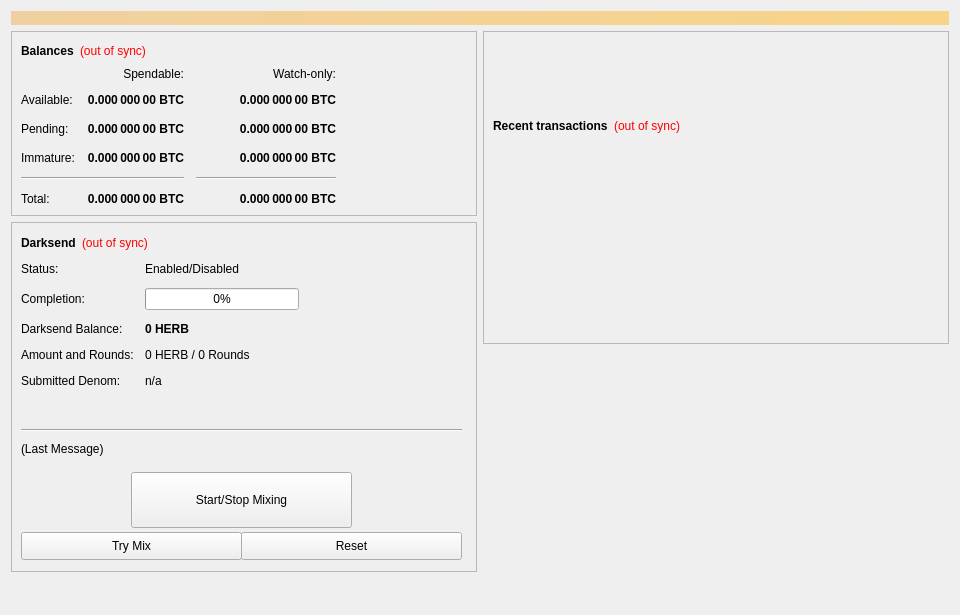
<?xml version="1.0" encoding="UTF-8"?>
<ui version="4.0">
 <class>OverviewPage</class>
 <widget class="QWidget" name="OverviewPage">
  <property name="geometry">
   <rect>
    <x>0</x>
    <y>0</y>
    <width>960</width>
    <height>615</height>
   </rect>
  </property>
  <property name="minimumSize">
   <size>
    <width>960</width>
    <height>0</height>
   </size>
  </property>
  <property name="windowTitle">
   <string>Form</string>
  </property>
  <layout class="QVBoxLayout" name="topLayout">
   <item>
    <widget class="QLabel" name="labelAlerts">
     <property name="visible">
      <bool>false</bool>
     </property>
     <property name="styleSheet">
      <string notr="true">background-color: qlineargradient(x1: 0, y1: 0, x2: 1, y2: 0, stop:0 #F0D0A0, stop:1 #F8D488); color:#000000;</string>
     </property>
     <property name="wordWrap">
      <bool>true</bool>
     </property>
     <property name="margin">
      <number>3</number>
     </property>
    </widget>
   </item>
   <item>
    <layout class="QHBoxLayout" name="horizontalLayout" stretch="1,1">
     <item>
      <layout class="QVBoxLayout" name="verticalLayout_2">
       <item>
        <widget class="QFrame" name="frame">
         <property name="frameShape">
          <enum>QFrame::StyledPanel</enum>
         </property>
         <property name="frameShadow">
          <enum>QFrame::Raised</enum>
         </property>
         <layout class="QVBoxLayout" name="verticalLayout_4">
          <item>
           <layout class="QHBoxLayout" name="horizontalLayout_4">
            <item>
             <widget class="QLabel" name="label_5">
              <property name="font">
               <font>
                <weight>75</weight>
                <bold>true</bold>
               </font>
              </property>
              <property name="text">
               <string>Balances</string>
              </property>
             </widget>
            </item>
            <item>
             <widget class="QLabel" name="labelWalletStatus">
              <property name="cursor">
               <cursorShape>WhatsThisCursor</cursorShape>
              </property>
              <property name="toolTip">
               <string>The displayed information may be out of date. Your wallet automatically synchronizes with the HERB network after a connection is established, but this process has not completed yet.</string>
              </property>
              <property name="styleSheet">
               <string notr="true">QLabel { color: red; }</string>
              </property>
              <property name="text">
               <string notr="true">(out of sync)</string>
              </property>
              <property name="alignment">
               <set>Qt::AlignLeading|Qt::AlignLeft|Qt::AlignVCenter</set>
              </property>
             </widget>
            </item>
            <item>
             <spacer name="horizontalSpacer_3">
              <property name="orientation">
               <enum>Qt::Horizontal</enum>
              </property>
              <property name="sizeHint" stdset="0">
               <size>
                <width>40</width>
                <height>20</height>
               </size>
              </property>
             </spacer>
            </item>
           </layout>
          </item>
          <item>
           <layout class="QGridLayout" name="gridLayout">
            <property name="spacing">
             <number>12</number>
            </property>
            <item row="2" column="2">
             <widget class="QLabel" name="labelWatchPending">
              <property name="font">
               <font>
                <weight>75</weight>
                <bold>true</bold>
               </font>
              </property>
              <property name="cursor">
               <cursorShape>IBeamCursor</cursorShape>
              </property>
              <property name="toolTip">
               <string>Unconfirmed transactions to watch-only addresses</string>
              </property>
              <property name="text">
               <string notr="true">0.000 000 00 BTC</string>
              </property>
              <property name="alignment">
               <set>Qt::AlignRight|Qt::AlignTrailing|Qt::AlignVCenter</set>
              </property>
              <property name="textInteractionFlags">
               <set>Qt::LinksAccessibleByMouse|Qt::TextSelectableByKeyboard|Qt::TextSelectableByMouse</set>
              </property>
             </widget>
            </item>
            <item row="2" column="1">
             <widget class="QLabel" name="labelUnconfirmed">
              <property name="font">
               <font>
                <weight>75</weight>
                <bold>true</bold>
               </font>
              </property>
              <property name="cursor">
               <cursorShape>IBeamCursor</cursorShape>
              </property>
              <property name="toolTip">
               <string>Total of transactions that have yet to be confirmed, and do not yet count toward the spendable balance</string>
              </property>
              <property name="text">
               <string notr="true">0.000 000 00 BTC</string>
              </property>
              <property name="alignment">
               <set>Qt::AlignRight|Qt::AlignTrailing|Qt::AlignVCenter</set>
              </property>
              <property name="textInteractionFlags">
               <set>Qt::LinksAccessibleByMouse|Qt::TextSelectableByKeyboard|Qt::TextSelectableByMouse</set>
              </property>
             </widget>
            </item>
            <item row="3" column="2">
             <widget class="QLabel" name="labelWatchImmature">
              <property name="font">
               <font>
                <weight>75</weight>
                <bold>true</bold>
               </font>
              </property>
              <property name="cursor">
               <cursorShape>IBeamCursor</cursorShape>
              </property>
              <property name="toolTip">
               <string>Staked or masternode rewards in watch-only addresses that has not yet matured</string>
              </property>
              <property name="text">
               <string notr="true">0.000 000 00 BTC</string>
              </property>
              <property name="alignment">
               <set>Qt::AlignRight|Qt::AlignTrailing|Qt::AlignVCenter</set>
              </property>
              <property name="textInteractionFlags">
               <set>Qt::LinksAccessibleByMouse|Qt::TextSelectableByKeyboard|Qt::TextSelectableByMouse</set>
              </property>
             </widget>
            </item>
            <item row="4" column="0" colspan="2">
             <widget class="Line" name="lineSpendableBalance">
              <property name="orientation">
               <enum>Qt::Horizontal</enum>
              </property>
             </widget>
            </item>
            <item row="4" column="2">
             <widget class="Line" name="lineWatchBalance">
              <property name="sizePolicy">
               <sizepolicy hsizetype="Preferred" vsizetype="Fixed">
                <horstretch>0</horstretch>
                <verstretch>0</verstretch>
               </sizepolicy>
              </property>
              <property name="minimumSize">
               <size>
                <width>140</width>
                <height>0</height>
               </size>
              </property>
              <property name="orientation">
               <enum>Qt::Horizontal</enum>
              </property>
             </widget>
            </item>
            <item row="5" column="0">
             <widget class="QLabel" name="labelTotalText">
              <property name="text">
               <string>Total:</string>
              </property>
             </widget>
            </item>
            <item row="3" column="1">
             <widget class="QLabel" name="labelImmature">
              <property name="font">
               <font>
                <weight>75</weight>
                <bold>true</bold>
               </font>
              </property>
              <property name="cursor">
               <cursorShape>IBeamCursor</cursorShape>
              </property>
              <property name="toolTip">
               <string>Staked or masternode rewards that has not yet matured</string>
              </property>
              <property name="text">
               <string notr="true">0.000 000 00 BTC</string>
              </property>
              <property name="alignment">
               <set>Qt::AlignRight|Qt::AlignTrailing|Qt::AlignVCenter</set>
              </property>
              <property name="textInteractionFlags">
               <set>Qt::LinksAccessibleByMouse|Qt::TextSelectableByKeyboard|Qt::TextSelectableByMouse</set>
              </property>
             </widget>
            </item>
            <item row="2" column="3">
             <spacer name="horizontalSpacer_2">
              <property name="orientation">
               <enum>Qt::Horizontal</enum>
              </property>
              <property name="sizeHint" stdset="0">
               <size>
                <width>40</width>
                <height>20</height>
               </size>
              </property>
             </spacer>
            </item>
            <item row="3" column="0">
             <widget class="QLabel" name="labelImmatureText">
              <property name="text">
               <string>Immature:</string>
              </property>
             </widget>
            </item>
            <item row="5" column="1">
             <widget class="QLabel" name="labelTotal">
              <property name="font">
               <font>
                <weight>75</weight>
                <bold>true</bold>
               </font>
              </property>
              <property name="cursor">
               <cursorShape>IBeamCursor</cursorShape>
              </property>
              <property name="toolTip">
               <string>Your current total balance</string>
              </property>
              <property name="text">
               <string notr="true">0.000 000 00 BTC</string>
              </property>
              <property name="alignment">
               <set>Qt::AlignRight|Qt::AlignTrailing|Qt::AlignVCenter</set>
              </property>
              <property name="textInteractionFlags">
               <set>Qt::LinksAccessibleByMouse|Qt::TextSelectableByKeyboard|Qt::TextSelectableByMouse</set>
              </property>
             </widget>
            </item>
            <item row="5" column="2">
             <widget class="QLabel" name="labelWatchTotal">
              <property name="font">
               <font>
                <weight>75</weight>
                <bold>true</bold>
               </font>
              </property>
              <property name="cursor">
               <cursorShape>IBeamCursor</cursorShape>
              </property>
              <property name="toolTip">
               <string>Current total balance in watch-only addresses</string>
              </property>
              <property name="text">
               <string notr="true">0.000 000 00 BTC</string>
              </property>
              <property name="alignment">
               <set>Qt::AlignRight|Qt::AlignTrailing|Qt::AlignVCenter</set>
              </property>
              <property name="textInteractionFlags">
               <set>Qt::LinksAccessibleByMouse|Qt::TextSelectableByKeyboard|Qt::TextSelectableByMouse</set>
              </property>
             </widget>
            </item>
            <item row="0" column="2">
             <widget class="QLabel" name="labelWatchonly">
              <property name="text">
               <string>Watch-only:</string>
              </property>
              <property name="alignment">
               <set>Qt::AlignRight|Qt::AlignTrailing|Qt::AlignVCenter</set>
              </property>
             </widget>
            </item>
            <item row="1" column="0">
             <widget class="QLabel" name="labelBalanceText">
              <property name="text">
               <string>Available:</string>
              </property>
             </widget>
            </item>
            <item row="1" column="1">
             <widget class="QLabel" name="labelBalance">
              <property name="font">
               <font>
                <weight>75</weight>
                <bold>true</bold>
               </font>
              </property>
              <property name="cursor">
               <cursorShape>IBeamCursor</cursorShape>
              </property>
              <property name="toolTip">
               <string>Your current spendable balance</string>
              </property>
              <property name="text">
               <string notr="true">0.000 000 00 BTC</string>
              </property>
              <property name="alignment">
               <set>Qt::AlignRight|Qt::AlignTrailing|Qt::AlignVCenter</set>
              </property>
              <property name="textInteractionFlags">
               <set>Qt::LinksAccessibleByMouse|Qt::TextSelectableByKeyboard|Qt::TextSelectableByMouse</set>
              </property>
             </widget>
            </item>
            <item row="1" column="2">
             <widget class="QLabel" name="labelWatchAvailable">
              <property name="font">
               <font>
                <weight>75</weight>
                <bold>true</bold>
               </font>
              </property>
              <property name="cursor">
               <cursorShape>IBeamCursor</cursorShape>
              </property>
              <property name="toolTip">
               <string>Your current balance in watch-only addresses</string>
              </property>
              <property name="text">
               <string notr="true">0.000 000 00 BTC</string>
              </property>
              <property name="alignment">
               <set>Qt::AlignRight|Qt::AlignTrailing|Qt::AlignVCenter</set>
              </property>
              <property name="textInteractionFlags">
               <set>Qt::LinksAccessibleByMouse|Qt::TextSelectableByKeyboard|Qt::TextSelectableByMouse</set>
              </property>
             </widget>
            </item>
            <item row="2" column="0">
             <widget class="QLabel" name="labelPendingText">
              <property name="text">
               <string>Pending:</string>
              </property>
             </widget>
            </item>
            <item row="0" column="1">
             <widget class="QLabel" name="labelSpendable">
              <property name="text">
               <string>Spendable:</string>
              </property>
              <property name="alignment">
               <set>Qt::AlignRight|Qt::AlignTrailing|Qt::AlignVCenter</set>
              </property>
             </widget>
            </item>
           </layout>
          </item>
         </layout>
        </widget>
       </item>
       <item>
        <widget class="QFrame" name="frameDarksend">
         <property name="minimumSize">
          <size>
           <width>0</width>
           <height>350</height>
          </size>
         </property>
         <property name="layoutDirection">
          <enum>Qt::LeftToRight</enum>
         </property>
         <property name="frameShape">
          <enum>QFrame::StyledPanel</enum>
         </property>
         <property name="frameShadow">
          <enum>QFrame::Raised</enum>
         </property>
         <widget class="QWidget" name="formLayoutWidget">
          <property name="geometry">
           <rect>
            <x>10</x>
            <y>40</y>
            <width>451</width>
            <height>161</height>
           </rect>
          </property>
          <layout class="QFormLayout" name="formLayout">
           <property name="fieldGrowthPolicy">
            <enum>QFormLayout::AllNonFixedFieldsGrow</enum>
           </property>
           <property name="horizontalSpacing">
            <number>11</number>
           </property>
           <property name="verticalSpacing">
            <number>12</number>
           </property>
           <item row="0" column="0">
            <widget class="QLabel" name="label_6">
             <property name="text">
              <string>Status:</string>
             </property>
            </widget>
           </item>
           <item row="1" column="0">
            <widget class="QLabel" name="label_7">
             <property name="text">
              <string>Completion:</string>
             </property>
            </widget>
           </item>
           <item row="1" column="1">
            <widget class="QProgressBar" name="DarksendProgress">
             <property name="maximumSize">
              <size>
               <width>154</width>
               <height>16777215</height>
              </size>
             </property>
             <property name="value">
              <number>0</number>
             </property>
            </widget>
           </item>
           <item row="2" column="0">
            <widget class="QLabel" name="labelAnonymizedText">
             <property name="text">
              <string>Darksend Balance:</string>
             </property>
            </widget>
           </item>
           <item row="2" column="1">
            <widget class="QLabel" name="labelAnonymized">
             <property name="font">
              <font>
               <weight>75</weight>
               <bold>true</bold>
              </font>
             </property>
             <property name="text">
              <string notr="true">0 HERB</string>
             </property>
            </widget>
           </item>
           <item row="3" column="0">
            <widget class="QLabel" name="label_8">
             <property name="text">
              <string>Amount and Rounds:</string>
             </property>
            </widget>
           </item>
           <item row="3" column="1">
            <widget class="QLabel" name="labelAmountRounds">
             <property name="text">
              <string>0 HERB / 0 Rounds</string>
             </property>
            </widget>
           </item>
           <item row="4" column="0">
            <widget class="QLabel" name="label_9">
             <property name="text">
              <string>Submitted Denom:</string>
             </property>
            </widget>
           </item>
           <item row="4" column="1">
            <widget class="QLabel" name="labelSubmittedDenom">
             <property name="toolTip">
              <string>The denominations you submitted to the Masternode.&lt;br&gt;To mix, other users must submit the exact same denominations.</string>
             </property>
             <property name="text">
              <string>n/a</string>
             </property>
            </widget>
           </item>
           <item row="0" column="1">
            <widget class="QLabel" name="DarksendEnabled">
             <property name="text">
              <string>Enabled/Disabled</string>
             </property>
            </widget>
           </item>
          </layout>
         </widget>
         <widget class="QPushButton" name="runAutoDenom">
          <property name="geometry">
           <rect>
            <x>251</x>
            <y>17</y>
            <width>1</width>
            <height>1</height>
           </rect>
          </property>
          <property name="palette">
           <palette>
            <active>
             <colorrole role="WindowText">
              <brush brushstyle="SolidPattern">
               <color alpha="255">
                <red>0</red>
                <green>0</green>
                <blue>0</blue>
               </color>
              </brush>
             </colorrole>
             <colorrole role="Button">
              <brush brushstyle="SolidPattern">
               <color alpha="255">
                <red>239</red>
                <green>238</green>
                <blue>238</blue>
               </color>
              </brush>
             </colorrole>
             <colorrole role="Light">
              <brush brushstyle="SolidPattern">
               <color alpha="255">
                <red>255</red>
                <green>255</green>
                <blue>255</blue>
               </color>
              </brush>
             </colorrole>
             <colorrole role="Midlight">
              <brush brushstyle="SolidPattern">
               <color alpha="255">
                <red>247</red>
                <green>246</green>
                <blue>246</blue>
               </color>
              </brush>
             </colorrole>
             <colorrole role="Dark">
              <brush brushstyle="SolidPattern">
               <color alpha="255">
                <red>119</red>
                <green>119</green>
                <blue>119</blue>
               </color>
              </brush>
             </colorrole>
             <colorrole role="Mid">
              <brush brushstyle="SolidPattern">
               <color alpha="255">
                <red>159</red>
                <green>159</green>
                <blue>159</blue>
               </color>
              </brush>
             </colorrole>
             <colorrole role="Text">
              <brush brushstyle="SolidPattern">
               <color alpha="255">
                <red>0</red>
                <green>0</green>
                <blue>0</blue>
               </color>
              </brush>
             </colorrole>
             <colorrole role="BrightText">
              <brush brushstyle="SolidPattern">
               <color alpha="255">
                <red>255</red>
                <green>255</green>
                <blue>255</blue>
               </color>
              </brush>
             </colorrole>
             <colorrole role="ButtonText">
              <brush brushstyle="SolidPattern">
               <color alpha="255">
                <red>0</red>
                <green>0</green>
                <blue>0</blue>
               </color>
              </brush>
             </colorrole>
             <colorrole role="Base">
              <brush brushstyle="SolidPattern">
               <color alpha="255">
                <red>255</red>
                <green>255</green>
                <blue>255</blue>
               </color>
              </brush>
             </colorrole>
             <colorrole role="Window">
              <brush brushstyle="SolidPattern">
               <color alpha="255">
                <red>239</red>
                <green>238</green>
                <blue>238</blue>
               </color>
              </brush>
             </colorrole>
             <colorrole role="Shadow">
              <brush brushstyle="SolidPattern">
               <color alpha="255">
                <red>0</red>
                <green>0</green>
                <blue>0</blue>
               </color>
              </brush>
             </colorrole>
             <colorrole role="AlternateBase">
              <brush brushstyle="SolidPattern">
               <color alpha="255">
                <red>247</red>
                <green>246</green>
                <blue>246</blue>
               </color>
              </brush>
             </colorrole>
             <colorrole role="ToolTipBase">
              <brush brushstyle="SolidPattern">
               <color alpha="255">
                <red>255</red>
                <green>255</green>
                <blue>220</blue>
               </color>
              </brush>
             </colorrole>
             <colorrole role="ToolTipText">
              <brush brushstyle="SolidPattern">
               <color alpha="255">
                <red>0</red>
                <green>0</green>
                <blue>0</blue>
               </color>
              </brush>
             </colorrole>
            </active>
            <inactive>
             <colorrole role="WindowText">
              <brush brushstyle="SolidPattern">
               <color alpha="255">
                <red>0</red>
                <green>0</green>
                <blue>0</blue>
               </color>
              </brush>
             </colorrole>
             <colorrole role="Button">
              <brush brushstyle="SolidPattern">
               <color alpha="255">
                <red>239</red>
                <green>238</green>
                <blue>238</blue>
               </color>
              </brush>
             </colorrole>
             <colorrole role="Light">
              <brush brushstyle="SolidPattern">
               <color alpha="255">
                <red>255</red>
                <green>255</green>
                <blue>255</blue>
               </color>
              </brush>
             </colorrole>
             <colorrole role="Midlight">
              <brush brushstyle="SolidPattern">
               <color alpha="255">
                <red>247</red>
                <green>246</green>
                <blue>246</blue>
               </color>
              </brush>
             </colorrole>
             <colorrole role="Dark">
              <brush brushstyle="SolidPattern">
               <color alpha="255">
                <red>119</red>
                <green>119</green>
                <blue>119</blue>
               </color>
              </brush>
             </colorrole>
             <colorrole role="Mid">
              <brush brushstyle="SolidPattern">
               <color alpha="255">
                <red>159</red>
                <green>159</green>
                <blue>159</blue>
               </color>
              </brush>
             </colorrole>
             <colorrole role="Text">
              <brush brushstyle="SolidPattern">
               <color alpha="255">
                <red>0</red>
                <green>0</green>
                <blue>0</blue>
               </color>
              </brush>
             </colorrole>
             <colorrole role="BrightText">
              <brush brushstyle="SolidPattern">
               <color alpha="255">
                <red>255</red>
                <green>255</green>
                <blue>255</blue>
               </color>
              </brush>
             </colorrole>
             <colorrole role="ButtonText">
              <brush brushstyle="SolidPattern">
               <color alpha="255">
                <red>0</red>
                <green>0</green>
                <blue>0</blue>
               </color>
              </brush>
             </colorrole>
             <colorrole role="Base">
              <brush brushstyle="SolidPattern">
               <color alpha="255">
                <red>255</red>
                <green>255</green>
                <blue>255</blue>
               </color>
              </brush>
             </colorrole>
             <colorrole role="Window">
              <brush brushstyle="SolidPattern">
               <color alpha="255">
                <red>239</red>
                <green>238</green>
                <blue>238</blue>
               </color>
              </brush>
             </colorrole>
             <colorrole role="Shadow">
              <brush brushstyle="SolidPattern">
               <color alpha="255">
                <red>0</red>
                <green>0</green>
                <blue>0</blue>
               </color>
              </brush>
             </colorrole>
             <colorrole role="AlternateBase">
              <brush brushstyle="SolidPattern">
               <color alpha="255">
                <red>247</red>
                <green>246</green>
                <blue>246</blue>
               </color>
              </brush>
             </colorrole>
             <colorrole role="ToolTipBase">
              <brush brushstyle="SolidPattern">
               <color alpha="255">
                <red>255</red>
                <green>255</green>
                <blue>220</blue>
               </color>
              </brush>
             </colorrole>
             <colorrole role="ToolTipText">
              <brush brushstyle="SolidPattern">
               <color alpha="255">
                <red>0</red>
                <green>0</green>
                <blue>0</blue>
               </color>
              </brush>
             </colorrole>
            </inactive>
            <disabled>
             <colorrole role="WindowText">
              <brush brushstyle="SolidPattern">
               <color alpha="255">
                <red>119</red>
                <green>119</green>
                <blue>119</blue>
               </color>
              </brush>
             </colorrole>
             <colorrole role="Button">
              <brush brushstyle="SolidPattern">
               <color alpha="255">
                <red>239</red>
                <green>238</green>
                <blue>238</blue>
               </color>
              </brush>
             </colorrole>
             <colorrole role="Light">
              <brush brushstyle="SolidPattern">
               <color alpha="255">
                <red>255</red>
                <green>255</green>
                <blue>255</blue>
               </color>
              </brush>
             </colorrole>
             <colorrole role="Midlight">
              <brush brushstyle="SolidPattern">
               <color alpha="255">
                <red>247</red>
                <green>246</green>
                <blue>246</blue>
               </color>
              </brush>
             </colorrole>
             <colorrole role="Dark">
              <brush brushstyle="SolidPattern">
               <color alpha="255">
                <red>119</red>
                <green>119</green>
                <blue>119</blue>
               </color>
              </brush>
             </colorrole>
             <colorrole role="Mid">
              <brush brushstyle="SolidPattern">
               <color alpha="255">
                <red>159</red>
                <green>159</green>
                <blue>159</blue>
               </color>
              </brush>
             </colorrole>
             <colorrole role="Text">
              <brush brushstyle="SolidPattern">
               <color alpha="255">
                <red>119</red>
                <green>119</green>
                <blue>119</blue>
               </color>
              </brush>
             </colorrole>
             <colorrole role="BrightText">
              <brush brushstyle="SolidPattern">
               <color alpha="255">
                <red>255</red>
                <green>255</green>
                <blue>255</blue>
               </color>
              </brush>
             </colorrole>
             <colorrole role="ButtonText">
              <brush brushstyle="SolidPattern">
               <color alpha="255">
                <red>119</red>
                <green>119</green>
                <blue>119</blue>
               </color>
              </brush>
             </colorrole>
             <colorrole role="Base">
              <brush brushstyle="SolidPattern">
               <color alpha="255">
                <red>239</red>
                <green>238</green>
                <blue>238</blue>
               </color>
              </brush>
             </colorrole>
             <colorrole role="Window">
              <brush brushstyle="SolidPattern">
               <color alpha="255">
                <red>239</red>
                <green>238</green>
                <blue>238</blue>
               </color>
              </brush>
             </colorrole>
             <colorrole role="Shadow">
              <brush brushstyle="SolidPattern">
               <color alpha="255">
                <red>0</red>
                <green>0</green>
                <blue>0</blue>
               </color>
              </brush>
             </colorrole>
             <colorrole role="AlternateBase">
              <brush brushstyle="SolidPattern">
               <color alpha="255">
                <red>239</red>
                <green>238</green>
                <blue>238</blue>
               </color>
              </brush>
             </colorrole>
             <colorrole role="ToolTipBase">
              <brush brushstyle="SolidPattern">
               <color alpha="255">
                <red>255</red>
                <green>255</green>
                <blue>220</blue>
               </color>
              </brush>
             </colorrole>
             <colorrole role="ToolTipText">
              <brush brushstyle="SolidPattern">
               <color alpha="255">
                <red>0</red>
                <green>0</green>
                <blue>0</blue>
               </color>
              </brush>
             </colorrole>
            </disabled>
           </palette>
          </property>
          <property name="focusPolicy">
           <enum>Qt::NoFocus</enum>
          </property>
          <property name="autoFillBackground">
           <bool>true</bool>
          </property>
          <property name="text">
           <string/>
          </property>
          <property name="flat">
           <bool>true</bool>
          </property>
         </widget>
         <widget class="QPushButton" name="toggleDarksend">
          <property name="geometry">
           <rect>
            <x>120</x>
            <y>250</y>
            <width>221</width>
            <height>56</height>
           </rect>
          </property>
          <property name="sizePolicy">
           <sizepolicy hsizetype="MinimumExpanding" vsizetype="Fixed">
            <horstretch>0</horstretch>
            <verstretch>0</verstretch>
           </sizepolicy>
          </property>
          <property name="text">
           <string>Start/Stop Mixing</string>
          </property>
         </widget>
         <widget class="Line" name="lineLastMessage">
          <property name="geometry">
           <rect>
            <x>10</x>
            <y>200</y>
            <width>441</width>
            <height>16</height>
           </rect>
          </property>
          <property name="orientation">
           <enum>Qt::Horizontal</enum>
          </property>
         </widget>
         <widget class="QLabel" name="DarksendStatus">
          <property name="geometry">
           <rect>
            <x>10</x>
            <y>220</y>
            <width>451</width>
            <height>61</height>
           </rect>
          </property>
          <property name="minimumSize">
           <size>
            <width>288</width>
            <height>43</height>
           </size>
          </property>
          <property name="text">
           <string>(Last Message)</string>
          </property>
          <property name="alignment">
           <set>Qt::AlignLeading|Qt::AlignLeft|Qt::AlignTop</set>
          </property>
          <property name="wordWrap">
           <bool>true</bool>
          </property>
         </widget>
         <widget class="QPushButton" name="DarksendAuto">
          <property name="geometry">
           <rect>
            <x>10</x>
            <y>310</y>
            <width>221</width>
            <height>28</height>
           </rect>
          </property>
          <property name="sizePolicy">
           <sizepolicy hsizetype="MinimumExpanding" vsizetype="Fixed">
            <horstretch>0</horstretch>
            <verstretch>0</verstretch>
           </sizepolicy>
          </property>
          <property name="toolTip">
           <string>Try to manually submit a Darksend request.</string>
          </property>
          <property name="text">
           <string>Try Mix</string>
          </property>
         </widget>
         <widget class="QPushButton" name="DarksendReset">
          <property name="geometry">
           <rect>
            <x>230</x>
            <y>310</y>
            <width>221</width>
            <height>28</height>
           </rect>
          </property>
          <property name="sizePolicy">
           <sizepolicy hsizetype="MinimumExpanding" vsizetype="Fixed">
            <horstretch>0</horstretch>
            <verstretch>0</verstretch>
           </sizepolicy>
          </property>
          <property name="toolTip">
           <string>Reset the current status of Darksend (can interrupt Darksend if it's in the process of Mixing, which can cost you money!)</string>
          </property>
          <property name="autoFillBackground">
           <bool>false</bool>
          </property>
          <property name="text">
           <string>Reset</string>
          </property>
         </widget>
         <widget class="QWidget" name="layoutWidget">
          <property name="geometry">
           <rect>
            <x>10</x>
            <y>10</y>
            <width>431</width>
            <height>22</height>
           </rect>
          </property>
          <layout class="QHBoxLayout" name="horizontalLayout_5">
           <item>
            <widget class="QLabel" name="label_2">
             <property name="font">
              <font>
               <weight>75</weight>
               <bold>true</bold>
              </font>
             </property>
             <property name="text">
              <string>Darksend</string>
             </property>
            </widget>
           </item>
           <item>
            <widget class="QLabel" name="labelDarksendSyncStatus">
             <property name="toolTip">
              <string>The displayed information may be out of date. Your wallet automatically synchronizes with the HERB network after a connection is established, but this process has not completed yet.</string>
             </property>
             <property name="styleSheet">
              <string notr="true">QLabel { color: red; }</string>
             </property>
             <property name="text">
              <string notr="true">(out of sync)</string>
             </property>
             <property name="alignment">
              <set>Qt::AlignLeading|Qt::AlignLeft|Qt::AlignVCenter</set>
             </property>
            </widget>
           </item>
           <item>
            <spacer name="horizontalSpacer_4">
             <property name="orientation">
              <enum>Qt::Horizontal</enum>
             </property>
             <property name="sizeHint" stdset="0">
              <size>
               <width>40</width>
               <height>20</height>
              </size>
             </property>
            </spacer>
           </item>
          </layout>
         </widget>
        </widget>
       </item>
       <item>
        <spacer name="verticalSpacer">
         <property name="orientation">
          <enum>Qt::Vertical</enum>
         </property>
         <property name="sizeHint" stdset="0">
          <size>
           <width>20</width>
           <height>40</height>
          </size>
         </property>
        </spacer>
       </item>
      </layout>
     </item>
     <item>
      <layout class="QVBoxLayout" name="verticalLayout_3">
       <item>
        <widget class="QFrame" name="frame_2">
         <property name="frameShape">
          <enum>QFrame::StyledPanel</enum>
         </property>
         <property name="frameShadow">
          <enum>QFrame::Raised</enum>
         </property>
         <layout class="QVBoxLayout" name="verticalLayout">
          <item>
           <spacer name="verticalSpacer_3">
            <property name="orientation">
             <enum>Qt::Vertical</enum>
            </property>
            <property name="sizeType">
             <enum>QSizePolicy::Fixed</enum>
            </property>
            <property name="sizeHint" stdset="0">
             <size>
              <width>20</width>
              <height>75</height>
             </size>
            </property>
           </spacer>
          </item>
          <item>
           <layout class="QHBoxLayout" name="horizontalLayout_2">
            <item>
             <widget class="QLabel" name="label_4">
              <property name="font">
               <font>
                <weight>75</weight>
                <bold>true</bold>
               </font>
              </property>
              <property name="text">
               <string>Recent transactions</string>
              </property>
             </widget>
            </item>
            <item>
             <widget class="QLabel" name="labelTransactionsStatus">
              <property name="cursor">
               <cursorShape>WhatsThisCursor</cursorShape>
              </property>
              <property name="toolTip">
               <string>The displayed information may be out of date. Your wallet automatically synchronizes with the HERB network after a connection is established, but this process has not completed yet.</string>
              </property>
              <property name="styleSheet">
               <string notr="true">QLabel { color: red; }</string>
              </property>
              <property name="text">
               <string notr="true">(out of sync)</string>
              </property>
              <property name="alignment">
               <set>Qt::AlignRight|Qt::AlignTrailing|Qt::AlignVCenter</set>
              </property>
             </widget>
            </item>
            <item>
             <spacer name="horizontalSpacer">
              <property name="orientation">
               <enum>Qt::Horizontal</enum>
              </property>
              <property name="sizeHint" stdset="0">
               <size>
                <width>40</width>
                <height>20</height>
               </size>
              </property>
             </spacer>
            </item>
           </layout>
          </item>
          <item>
           <widget class="QListView" name="listTransactions">
            <property name="styleSheet">
             <string notr="true">QListView { background: transparent; }</string>
            </property>
            <property name="frameShape">
             <enum>QFrame::NoFrame</enum>
            </property>
            <property name="verticalScrollBarPolicy">
             <enum>Qt::ScrollBarAlwaysOff</enum>
            </property>
            <property name="horizontalScrollBarPolicy">
             <enum>Qt::ScrollBarAlwaysOff</enum>
            </property>
            <property name="selectionMode">
             <enum>QAbstractItemView::NoSelection</enum>
            </property>
           </widget>
          </item>
         </layout>
        </widget>
       </item>
       <item>
        <spacer name="verticalSpacer_2">
         <property name="orientation">
          <enum>Qt::Vertical</enum>
         </property>
         <property name="sizeType">
          <enum>QSizePolicy::Expanding</enum>
         </property>
         <property name="sizeHint" stdset="0">
          <size>
           <width>20</width>
           <height>40</height>
          </size>
         </property>
        </spacer>
       </item>
      </layout>
     </item>
    </layout>
   </item>
  </layout>
 </widget>
 <resources/>
 <connections/>
</ui>
